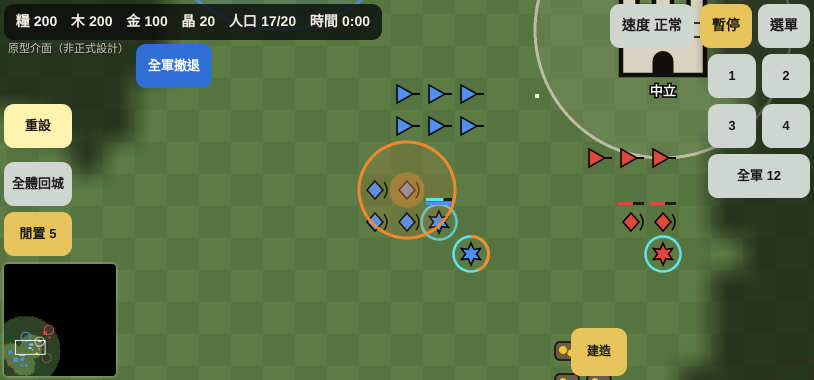
#> input picture design/r6/inventory/screens/INV-101-長按圓圈.png, 1628 x 760 px, given in place of ground_x3.png, which was not available (shown at 1/2 size)
$ python boards_r8.py '../../r6/inventory/screens/INV-101-長按圓圈.png'
#> lines starting #> are read from the running program, lines starting #| are printed output that depends on the picture; pictures that were not available may be replaced by others from this repository, and a replacement may not be noted
"""R8 (D-093) approval drafts for the units: one board per unit, a GIF of its animations, and the readability numbers
measured on every frame of every direction (not a sample: the brief's must-pass rule).

python3 design/r8/common/boards_r8.py UNIT ATLAS_DIR [UNIT ATLAS_DIR ...]
  ATLAS_DIR  the unit's 3x atlas (atlas_x3/ with <unit>.json: the production pipeline with R7_VERSION=8)
  writes design/r8/out/R8-<nn>-<名>-<東陸|西陸>-mobile.png, ...-動作.gif, and design/r8/out/readability.json

Readability, per frame and per team colour (blue, red), on the R8 ground graded by GRADE (a clean stretch of grass):
  contrast   |L*(unit) - L*(ground)|: the soldier's mean lightness against the ground's (CIE L*, 0-100)
  visible    the share of the soldier's pixels at least 20 apart from the ground's colour (CIE Lab, delta E 1976):
             lightness and colour both count (blue and red on green read by hue as much as by lightness)
  team       the share of the soldier's pixels in the player colour (the team layer's coverage)
GRADE is the ground's "grade" in client's ground.json (agreed 2026-10-21): linear RGB, saturation toward the
luminance, then brightness. 1.1 / 0.85 measured best on the East archer (lightness gap up, colour gap held).
"""
import json
import math
import sys
from pathlib import Path

import numpy as np
from PIL import Image, ImageDraw

HERE = Path(__file__).resolve().parent
R8 = HERE.parent
sys.path.insert(0, str(R8.parent / "r6" / "common"))
import boards   # noqa: E402
import field    # noqa: E402

OUT = R8 / "out"
BUILD = R8 / "build"
boards.OUT = OUT
PPM = 60
FACINGS = range(8)
GRADE = dict(brightness=1.1, saturation=0.85)
# the units' numbers and names on the boards (the brief's table)
UNITS = {
    "farmer_e": (1, "村民", "東陸"), "farmer_w": (2, "村民", "西陸"), "spear_e": (3, "槍兵", "東陸"),
    "pike_w": (4, "長矛兵", "西陸"), "bow_e": (5, "弓手", "東陸"), "bow_w": (6, "長弓兵", "西陸"),
    "hcav_e": (7, "具裝騎兵", "東陸"), "knight_w": (8, "騎士", "西陸"), "siege_e": (9, "霹靂車", "東陸"),
    "siege_w": (10, "投石機", "西陸"), "mage_e": (11, "術士", "東陸"), "mage_w": (12, "晶術師", "西陸"),
}
WHAT = {
    "spear_e": "東陸槍兵（唐末五代的樣子，照 ceo 的考據筆記）：MPFB 寫實人體；札甲（一排排小甲片）、三層披膊、及膝腿裙，"
               "碗形兜鍪加頓項，甲下圓領袍，行縢加靴，左腰直的橫刀；雙手持槍，紮槍由後手推。玩家色是袍子（袖子、袍腳）和頓項。",
    "farmer_e": "東陸村民（唐末五代的樣子，照 ceo 的考據筆記）：MPFB 寫實人體；頭巾包髻，麻布短衫、長褲、綁腿、草鞋；"
                "工作動作照舊（砍、挖、鋤、敲）。玩家色是腰間的圍裙和腰帶。",
    "hcav_e": "東陸具裝騎兵（唐末五代的樣子，照 ceo 的考據筆記）：騎者 MPFB 寫實人體，札甲、兜鍪加頓項；漆槍；"
              "馬披全套黑漆札甲（面簾、雞項、盪胸、馬身甲、搭後）。玩家色是騎者的袖子、頓項和馬甲下緣一圈。馬換成寫實馬（CC0，見要點⑦）。",
    "siege_e": "東陸霹靂車：拉索式的砲車（木架、砲梢、一排拉索、拋石的兜），裝在輪子上。考據筆記沒有寫到砲車，參考圖是另外找的《武經總要》。"
               "玩家色是架頂的旗。",
    "mage_e": "東陸術士（唐代道士，照 ceo 的考據筆記）：MPFB 寫實人體；頭頂盤髻、小蓮花冠加簪，木蘭色寬袖褐，玩家色的帔，"
              "露出黃裙；施法只用單手劍指（D-018）。玩家色是帔、腰帶和袖口。",
    "pike_w": "西陸長矛兵（約 1250 年，照 ceo 的考據筆記）：MPFB 寫實人體；直條縫線的棉甲、壺盔、玩家色的素面罩袍、腰間單刃刀；"
              "3.6 m 長槍雙手持，不拿盾。玩家色是罩袍。",
    "bow_w": "西陸長弓兵（約 1250 年，照 ceo 的考據筆記）：MPFB 寫實人體；本色及膝上衣、長襪、玩家色連肩頭巾，持弓臂綁護腕；"
             "和人差不多高的單體長弓，箭一捆插在右腰。拉弓拉到臉頰，放箭後箭由遊戲另外畫。玩家色是頭巾。",
    "knight_w": "西陸騎士（約 1250 年，照 ceo 的考據筆記）：騎者 MPFB 寫實人體，鎖子甲、玩家色罩袍、平頂桶盔、畫國徽的三角盾、"
                "木矛加玩家色雙尾小旗、十字劍；寫實馬（CC0）披玩家色布馬衣到小腿。玩家色是罩袍、馬衣、小旗。",
    "farmer_w": "西陸村民（約 1250 年，照 ceo 的考據筆記）：MPFB 寫實人體；本色及膝上衣束腰、白亞麻內褲、白亞麻小帽、玩家色連肩頭巾；"
                "工作動作照舊。玩家色是頭巾。",
    "mage_w": "西陸晶術師（照 ceo 的考據筆記）：MPFB 寫實人體；學者的黑色及踵圓斗篷，兜帽拉起用玩家色；長鬍子；書裝在腰間皮袋；"
              "木杖頂用樹根抓住魔晶，沒有金屬。玩家色是兜帽和披肩。",
    "siege_w": "西陸投石機（照 ceo 的考據筆記）：配重投石機，固定的木頭底座、兩片 A 字架、長臂、帶鉸鏈的配重箱、皮兜、絞盤；"
               "沒有輪子。玩家色是架上的旗。",
    "bow_e": "東陸弓手（唐末五代的樣子，照 ceo 的考據筆記）：MPFB 寫實人體；圓領缺胯袍、黑革帶、黑色軟幞頭，右腰有蓋的胡祿、"
             "左腰弓袋，行縢加靴；角弓上下對稱、握中間。拉弓拉到臉頰，放箭時手往耳後甩；弓弦跟著右手，放箭後箭由遊戲另外畫。"
             "玩家色是袍子。",
}
# the reference pictures beside each board (ceo's note, research/east-reference/: R8_REFS points there; only the
# public-domain and CC0 ones, LICENSES.md: the CC BY-SA ones stay out of the repo and the pictures) and the points
# taken from them, each with how well it is known: 一手 (period text, object or picture), 二手 (modern work), 推論
# (inferred), 設計選擇 (ours)
REFS = {
    "farmer_e": dict(
        images=[
            ("build:cma_145350.jpg", (560, 230, 1960, 3290),
             "隋唐之際（6 世紀末–7 世紀初）馬伕俑：幹活的人穿短衫、包頭、穿靴。CC0，克里夫蘭美術館 1970.58。"),
        ],
        points=[
            "① 頭巾包髻：頭頂紮髻，用布包起來，在後面打結。〔一手：唐代勞動者俑（筆記圖 14，CC BY-SA，只看不放）、左圖的馬伕俑〕"
            "拿掉斗笠：筆記說農夫可以戴斗笠（敦煌 23 窟〈雨中耕作圖〉），但原本的笠使用者看成日本的，改成頭巾是設計選擇。",
            "② 麻布本色的短衫、長褲、綁腿、草鞋。〔一手：唐代勞動者俑；筆記：顏色用麻布本色，不要鮮豔〕",
            "③ 玩家色是腰間的圍裙和腰帶。〔設計選擇〕　④ 工具（斧、鎬、鋤、錘）和工作動作照舊，沒有另外考據工具的形狀。",
        ]),
    "hcav_e": dict(
        images=[
            ("01-張議潮統軍出行圖-甲騎旗隊與樂舞.jpg", (1000, 880, 1560, 1260),
             "圖 01　〈張議潮統軍出行圖〉局部（約 851–867 年）：騎者穿札甲、兜鍪連頓項；馬沒有披甲。公有領域（PD-Art），Wikimedia Commons。"),
            ("build:met_52556_full.jpg", (60, 120, 1340, 1700),
             "北魏（6 世紀）甲馬騎俑：人馬都披甲，馬的頭、頸、身、臀分塊。比遊戲時代早約 300 年。CC0，大都會博物館 20.39.3。"),
            ("build:met_52555_full.jpg", (150, 250, 3100, 3850),
             "同一批的另一件（20.39.2）：面簾包住馬臉，甲從頸、胸一路蓋到臀。CC0，大都會博物館。"),
        ],
        points=[
            "① 騎者：札甲、三層披膊、腿裙，兜鍪加頓項，同槍兵；拿掉背旗。〔一手：圖 01〕",
            "② 馬甲五塊：面簾、雞項、盪胸、馬身甲、搭後，黑漆札甲、紅繩。〔一手：唐律「具裝」、《唐六典》「馬甲」；部件名照《武經總要》（宋，1044）；"
            "整體輪廓參考中、右兩圖（北魏，比遊戲時代早）〕",
            "③ 人馬都披全套甲是設計選擇：晚唐五代常見人披甲、馬不披甲（圖 01）。〔筆記〕",
            "④ 漆槍，比步兵的槍短：全長 2.6 m。〔一手：《唐六典》「漆槍短，騎兵用之」；長度是設計選擇〕",
            "⑤ 沒有馬屁股上的扇形「寄生」，拿掉馬頭的纓和金珠。〔筆記：寄生是北朝的東西〕",
            "⑥ 玩家色：騎者的袖子、頓項，馬身甲下緣一圈。〔設計選擇〕",
            "⑦ 馬換成 CC0 的寫實馬（Lyndon Daniels 做、ChadM 加骨架，OpenGameArt），綁到我們的馬骨架，馬甲照新馬的身形重做。"
            "原模型是比較粗壯的挽馬，馬的品種和體型沒有另外考據。",
        ]),
    "siege_e": dict(
        images=[
            ("build:c_Xuanfengwupao.jpg", (0, 0, 400, 609),
             "《武經總要》（宋，1044 年成書；這是後世刻本）〈旋風五砲〉：一根立柱上裝砲梢，梢頭一排拉索。公有領域，Wikimedia Commons。"),
            ("build:c_Hudunpao-wujingzongyao.jpg", (0, 0, 400, 581),
             "《武經總要》〈虎蹲砲〉：斜撐的木架上裝砲梢，一頭拉索、一頭拋石的兜。公有領域，Wikimedia Commons。"),
        ],
        points=[
            "① 考據筆記沒有寫到砲車；這兩張圖是另外找的，年代是宋（1044），比遊戲時代晚約 100 年。",
            "② 和《武經總要》一樣的地方：木架、砲梢、梢頭一排拉索（人拉，不是配重）、拋石的兜。〔一手，宋〕",
            "③ 不一樣的地方：裝了四個輪子，方便在遊戲裡移動，是設計選擇；書裡的砲大多不裝輪。沒有畫拉索的人。",
            "④ 模型這一輪沒有改（只換寫實材質和打光）。",
        ]),
    "mage_e": dict(
        images=[
            ("build:cma_163118_print.jpg", (1410, 1040, 3080, 2200),
             "南宋（13 世紀）〈道釋圖冊〉第 20 開〈道教神祇行列〉局部：頭頂髻上戴小冠、寬袖長袍、肩上披帔。比遊戲時代晚約 300 年。"
             "CC0，克里夫蘭美術館 2004.1.20。"),
        ],
        points=[
            "① 頭：頭頂盤髻，戴小蓮花冠（芙蓉冠），橫插簪子；不戴幞頭、不戴盔。〔一手：《洞玄靈寶三洞奉道科戒營始》、張萬福《三洞法服科戒文》〕",
            "② 身：寬袖長袍（褐），木蘭色；外披長帔到膝，用玩家色；前面露出黃裙。〔一手：同上「黃裙」、《唐六典》道士衣色「木蘭、青碧、皂荊黃」；"
            "帔用玩家色是設計選擇〕黃裙用土黃，不用皇帝的亮黃。",
            "③ 施法只用單手劍指（食指和中指併攏）。〔D-018；劍指的記載多是宋以後，二手〕",
            "④ 拿掉：背上的劍、長馬尾、淡青色長袍（修仙漫畫的樣子）。〔筆記〕　⑤ 不穿任何金屬；冠和簪是漆和骨。",
            "⑥ 參考圖是南宋的畫，唐代道士的圖這一輪沒找到可以公開用的（筆記的圖 15 是 CC BY-SA，只看不放）。",
        ]),
    "pike_w": dict(
        images=[
            ("west:05-摩根聖經10r-步兵棉甲壺盔與騎士-約1250年.jpg", (237, 275, 1600, 1100),
             "圖 05　摩根聖經 10r（約 1250 年）：左邊的步兵穿棉甲、戴壺盔，雙手握長柄武器；騎士穿鎖子甲和罩袍。公有領域，摩根圖書館 MS M.638。"),
        ],
        points=[
            "① 棉甲＋鐵帽＋長矛＋刀，是平民步兵的標準配備。〔證據：1181 年《武裝敕令》、1285 年《溫徹斯特法令》〕棉甲做直條縫線。〔證據：圖 05 的畫法〕",
            "② 壺盔（寬簷鐵帽）。〔證據：摩根聖經的步兵大量戴〕　③ 素面罩袍用玩家色。〔證據＋設計選擇：侍從穿領主主色的素面罩袍〕",
            "④ 雙手持 3.6 m 長槍、不拿盾：設計選擇。11–13 世紀圖像主要是單手矛＋盾；雙手持長槍成陣要到 1298、1302 年才明確。"
            "法令的長槍約 4–5 m，這裡縮短是為了畫框和手機記憶體。〔證據＋設計選擇〕",
            "⑤ 腰間單刃刀（十字護手）。〔證據：13 世紀的索普單刃刀〕　⑥ 拿掉鐵肩甲：板甲是 14 世紀以後。〔證據〕",
        ]),
    "bow_w": dict(
        images=[
            ("west:10-勒特雷爾詩篇-長弓練習-14世紀.jpg", (0, 0, 1123, 763),
             "圖 10　勒特雷爾詩篇（約 1325–35，比基準晚）：長弓和人差不多高，拉到胸口和臉旁；連肩頭巾、及膝上衣、長襪；備用的箭和弓一起握在手。"
             "公有領域，大英圖書館。"),
            ("west:06-摩根聖經23v-騎士桶盔馬衣與投石機-約1250年.jpg", (1950, 0, 2640, 430),
             "圖 06 局部（約 1250 年）：塔上的弓手，弓比人矮，持弓手同時握著幾支箭。公有領域，摩根圖書館。"),
        ],
        points=[
            "① 一根木頭的單體弓，上下對稱、握在中間，沒有反曲；約和人一樣高。〔證據：瑪麗玫瑰號實物（1545）；弓長是設計選擇：約 1250 年的弓應該更短（圖 06）〕",
            "② 箭一捆插在右腰的腰帶上，不背在背上。〔證據：學者整理 11–16 世紀圖像；背上的箭袋幾乎沒有證據〕拿掉原本背上的箭袋。",
            "③ 本色及膝上衣、長襪、連肩頭巾（玩家色）、持弓臂的皮護腕。〔證據＋設計選擇〕",
            "④ 長弓兵的全盛期是 1298–1415 年，比基準晚；塞勒斯「商業城邦＋長弓」是遊戲設定，歷史上商業共和國用弩手。〔證據〕",
        ]),
    "knight_w": dict(
        images=[
            ("west:06-摩根聖經23v-騎士桶盔馬衣與投石機-約1250年.jpg", (510, 390, 2580, 1680),
             "圖 06　摩根聖經 23v（約 1250 年）：騎士戴平頂桶盔、穿鎖子甲和罩袍，馬披布馬衣連頭罩住。公有領域，摩根圖書館。"),
            ("west:08-達伯農銅像版畫-鎖子甲罩袍與三角盾-傳1277年.jpg", (0, 0, 1777, 3000),
             "圖 08　達伯農銅像（19 世紀版畫，原件約 1277–1327）：鎖子甲連頭罩、罩袍、三角盾、長矛。公有領域。"),
        ],
        points=[
            "① 鎖子甲（連頭罩、手套、腿甲）外面套玩家色罩袍，前後開衩方便騎馬。〔證據：圖 06、08〕",
            "② 平頂桶盔，前面有眼縫和透氣孔。〔證據：圖 06；達根桶盔實物〕　③ 三角盾畫國徽（雙塔），不跟著玩家色變。〔證據＋設計選擇〕",
            "④ 白蠟木長矛約 3.6 m，掛玩家色雙尾小旗；十字劍掛左腰。〔證據；長度是設計選擇〕",
            "⑤ 馬換成 CC0 的寫實馬（同具裝騎兵），披玩家色布馬衣到小腿。〔證據：圖 06；顏色是設計選擇〕拿掉馬身的紋章片和鐵面（馬頭鐵面約 1250 年後才有）。",
        ]),
    "farmer_w": dict(
        images=[
            ("west:11-摩根聖經17v-收割的農民-約1250年.jpg", (325, 250, 1725, 1050),
             "圖 11　摩根聖經 17v（約 1250 年）：收割的人穿及膝上衣、白亞麻小帽、寬簷草帽，有人穿長襪。公有領域，摩根圖書館。"),
            ("west:12-勒特雷爾詩篇74v-打穀的農民-14世紀.jpg", (0, 0, 1679, 857),
             "圖 12　勒特雷爾詩篇 74v（約 1325–35，比基準晚）：打穀。只參考動作，衣形較晚。CC0，大英圖書館。"),
        ],
        points=[
            "① 及膝上衣，腰帶束起；白亞麻內褲。〔證據：圖 11〕　② 白亞麻小帽，外加連肩頭巾（玩家色）。〔證據＋設計選擇〕",
            "③ 顏色：本色（米白、灰褐）的衣服，加褪色的紅褐長襪；不要全身土褐色。〔證據：便宜的菘藍、茜草染料〕",
            "④ 拿掉原本的圍兜和頭巾。工具和工作動作照舊，沒有另外照筆記換成鐮刀、連枷、乾草叉。",
        ]),
    "mage_w": dict(
        images=[
            ("west:14-托雷多道德聖經-獻辭頁-神職學者口述-約1230年.jpg", (100, 1560, 950, 2570),
             "圖 14　托雷多道德化聖經獻辭頁（1227–34）：教士學者穿深色、長到腳的連帽寬袍，剃鬍。公有領域，摩根圖書館 M.240。"),
            ("west:15-沃爾托利納-波隆那大學講課-學袍長鬚-14世紀後半.jpg", (0, 0, 1500, 1350),
             "圖 15　波隆那大學講課圖（14 世紀後半，比基準晚）：老師和年長的聽講者留長鬍子、戴兜帽。公有領域標章，柏林國家博物館。"),
        ],
        points=[
            "① 黑色、圓形、長到腳跟的閉合斗篷，連帽。〔證據：1215 年巴黎大學章程、1222 年蘭頓的命令〕兜帽拉起，用玩家色。〔設計選擇〕",
            "② 長鬍子是設計選擇：13 世紀巴黎的教士學者剃鬍（圖 14），長鬍子學者見於 14 世紀義大利（圖 15）。",
            "③ 書裝在腰間的皮袋：腰帶書是 15 世紀的東西。〔證據〕　④ 杖頂用木頭和樹根抓住魔晶，不用金屬。〔設計選擇：金屬干擾魔晶〕",
            "⑤ 不戴尖頂帽：中世紀尖頂帽是標記猶太人的帽子。〔證據〕拿掉原本的寬袖、披帶、小帽。",
        ]),
    "siege_w": dict(
        images=[
            ("west:06-摩根聖經23v-騎士桶盔馬衣與投石機-約1250年.jpg", (0, 0, 1680, 750),
             "圖 06 局部（約 1250 年）：拋石機的長臂，短臂端吊一個長方形箱子（看起來是配重箱），長臂端的皮兜由一個人拉下。公有領域，摩根圖書館。"),
            ("west:13-現代重建-配重投石機-卡斯泰爾諾城堡.jpg", (0, 0, 2677, 2064),
             "圖 13　法國卡斯泰爾諾城堡的現代重建配重投石機（不是中世紀原物）。CC0，Jebulon 攝。"),
        ],
        points=[
            "① 配重投石機：一根長臂架在兩片 A 字形木架之間的軸上；短臂端吊裝石頭泥土的大木箱，長臂端掛皮兜；底座是固定的木頭框架。"
            "〔證據：西方約 1215 年以後；圖 06、13〕",
            "② 用絞盤把長臂拉下來上弦。〔證據＋推論〕　③ 沒有輪子：中世紀歐洲沒找到配重投石機裝輪子的證據。〔證據〕"
            "遊戲裡移動時整台滑動。",
            "④ 選配重式是為了和東陸人拉的霹靂車一眼分開。〔設計選擇〕拿掉原本有輪子、末端是杓子的扭力投石車（中世紀沒有證據，是 18 世紀的誤會）。",
            "⑤ 臂長約 3.4 m，比真的小很多（重建品約 18 m 高），為了放進畫框。〔設計選擇〕",
        ]),
    "spear_e": dict(
        images=[
            ("01-張議潮統軍出行圖-甲騎旗隊與樂舞.jpg", (1000, 880, 1560, 1260),
             "圖 01　敦煌莫高窟 156 窟〈張議潮統軍出行圖〉局部（約 851–867 年）：甲騎的札甲畫成一排排橫條，兜鍪連頓項包住頭和後頸，"
             "槍豎著拿。公有領域（PD-Art），Wikimedia Commons。"),
            ("06-前蜀永陵-抬棺力士背面-兜鍪頓項.jpg", (900, 240, 1920, 1350),
             "圖 06　前蜀王建墓（永陵，918 年）抬棺力士背面：碗形兜鍪，後面垂一大片頓項蓋住後頸到肩。"
             "CC0，攝影 Gary Todd，Wikimedia Commons。"),
            ("04-榆林窟25窟-中唐甲士-長牌與札甲.jpg", (384, 256, 1056, 1376),
             "圖 04　榆林窟 25 窟（中唐，781–848 年）甲士：札甲的排數、披膊、腿裙一段一段分開。公有領域（PD-Art），Wikimedia Commons。"),
        ],
        points=[
            "① 札甲：一排排小甲片用繩子串起來；甲身、三層披膊、及膝的腿裙前面開口。〔一手：圖 01、04，唐代甲片實物〕拿掉整片上漆的板甲和方方的肩板。",
            "② 兜鍪加頓項：碗形鐵盔，頂上一顆小圓珠；後面和兩側垂頓項，蓋住後頸、耳朵和肩頭，臉露出來。〔一手：圖 06、04〕"
            "頓項做成布、用玩家色，是設計選擇〔筆記：布或甲片都有〕。拿掉盔纓和三層階梯形的頸甲。",
            "③ 甲下穿圓領袍：袖子、甲裙下的袍腳到小腿，兩側開衩。〔一手：《新唐書·車服志》「缺骻衫」〕"
            "袍子用玩家色：一支部隊一個顏色合乎史實〔一手：李克用的「鴉軍」皆衣黑〕。",
            "④ 雙手持槍：後手握在離槍尾 0.5 m，前手在槍桿上；紮槍由後手推，槍桿從前手裡滑過去。"
            "〔推論：《太白陰經》只有兩成配盾；沒有找到畫雙手刺槍的圖〕",
            "⑤ 槍全長 3 m，素木桿，細長的葉形槍頭，拿掉槍上的大纓。〔長度是設計選擇；一手：《唐六典》「木槍長，步兵用之」〕",
            "⑥ 左腰掛直的橫刀，環首。〔一手：《唐六典》「橫刀，佩刀也，兵士所佩」；唐代環首刀實物〕",
            "⑦ 小腿綁行縢，穿靴。〔一手：《新唐書·兵志》、《舊唐書·輿服志》〕　⑧ 拿掉背旗：旗由旗手拿。〔筆記〕",
        ]),
    "bow_e": dict(
        images=[
            ("01-張議潮統軍出行圖-甲騎旗隊與樂舞.jpg", (0, 450, 560, 960),
             "圖 01　同一幅〈出行圖〉局部：沒穿甲的隨行和樂隊，圓領長袍、頭包黑色幞頭（壁畫很小，細節看不清）。"
             "公有領域（PD-Art），Wikimedia Commons。"),
            ("02-敦煌晚唐壁畫-持長牌步兵出城-出處待查.jpg", (400, 640, 654, 992),
             "圖 02　敦煌晚唐壁畫（哪一窟待查，只當晚唐敦煌畫風參考）：出城的隊伍，圓領長袍、黑色幞頭。公有領域（PD-Art），Wikimedia Commons。"),
        ],
        points=[
            "① 角弓：上下對稱，握在正中間；彎的那段短，弓梢長而直、往前翹；上弦後全長 1.22 m。"
            "〔二手：Selby；長度是推論，筆記建議 1.2–1.4 m〕這批參考圖裡沒有清楚的唐五代弓，形狀照文字做。",
            "② 拉弓：右手拉到臉頰、手肘抬在後面，放箭時手往耳後甩；手指勾弦，不做扳指。〔一手：《射經》的「中國法」；動作是設計〕",
            "③ 圓領缺胯袍到小腿，兩側開衩，黑革帶。〔一手：《新唐書·車服志》；圖 01、02〕袍子用玩家色（同槍兵）。",
            "④ 黑色軟幞頭：包住頭頂的髻，後面垂兩條軟腳。〔一手：《新唐書·車服志》、《夢溪筆談》、《宋史·輿服志》：五代是軟腳或略硬的短腳〕"
            "不戴紅抹額：紅色會和紅方的玩家色混在一起。",
            "⑤ 右腰有蓋的胡祿（看不到箭），左腰空的弓袋。〔一手：《新唐書·兵志》「弓一，矢三十，胡祿」；掛法是二手：Dwyer〕",
            "⑥ 小腿綁行縢，穿靴。　⑦ 拿掉：漆背心、黑圓帽、背旗、開口的箭袋。",
        ]),
}
# what is still missing next to Age of Empires and StarCraft (honest; on every board)
GAP = ("和世紀帝國、星海爭霸比還差：①貼圖是現成的 CC0 照片材質平鋪，不是美術依模型畫的貼圖，所以沒有手繪的磨損、縫線、刻紋；"
       "②模型的盔甲、衣服是程式拼的形狀，沒有雕刻的褶皺和厚度；③動作是逐格的關節角度，沒有動作捕捉的重心和慣性；"
       "④31 pt 的大小下，這些細節大多看不到，能拉近的主要是光、材質、輪廓和玩家色。")


def _lin(rgb):
    c = rgb / 255.0
    return np.where(c <= 0.04045, c / 12.92, ((c + 0.055) / 1.055) ** 2.4)
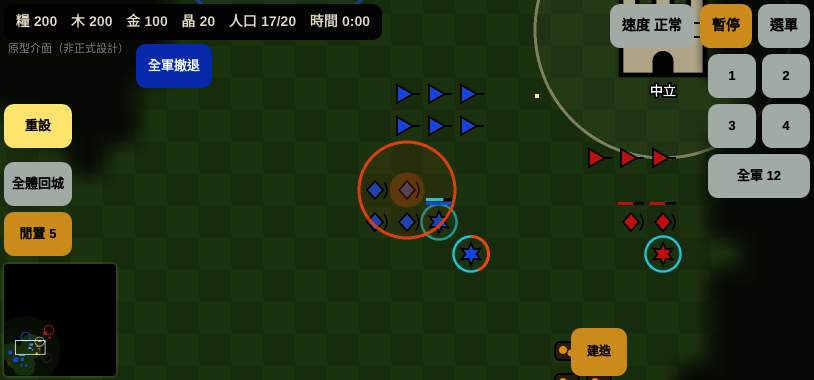
#> returned value: shape (760, 1628, 3) float32 (shown at 1/2 size); mean of channels 0, 1, 2 0.157, 0.209, 0.109; drawn as R, G, B


# [6 lines left out: function lab, not called in this run]


def graded(img):
    """The ground with GRADE applied (what the client draws)."""
    a = np.asarray(img.convert("RGBA"), np.float32)
    lin = _lin(a[..., :3])
    Y = (lin @ np.array([0.2126, 0.7152, 0.0722]))[..., None]
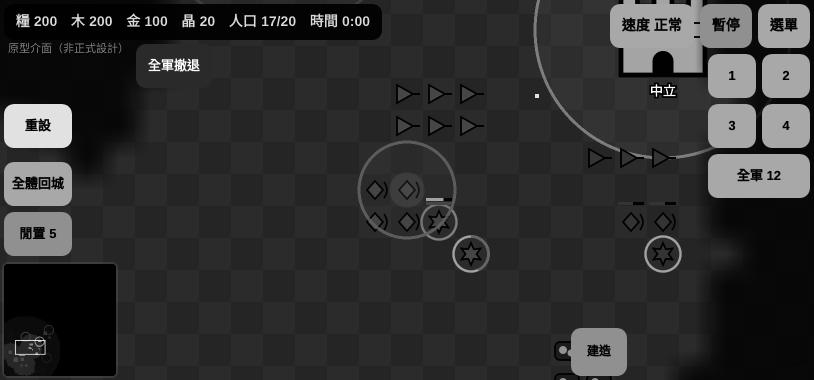
#> Y: shape (760, 1628, 1) float64 (shown at 1/2 size); min 0, max 1, mean 0.19
    lin = (Y + (lin - Y) * GRADE["saturation"]) * GRADE["brightness"]
    out = np.where(lin <= 0.0031308, lin * 12.92, 1.055 * np.clip(lin, 0, None) ** (1 / 2.4) - 0.055)
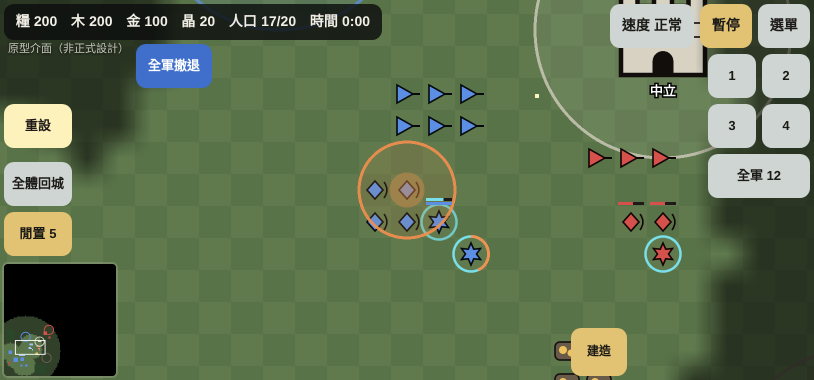
#> out: shape (760, 1628, 3) float64 (shown at 1/2 size); mean R, G, B 0.392, 0.463, 0.331; drawn with min black and max white
    a[..., :3] = np.clip(out * 255, 0, 255)
    return Image.fromarray(a.astype(np.uint8), "RGBA")
#> returned value: PIL image 1628x760 RGBA


def ground():
    im = graded(Image.open(BUILD / "ground" / "ground_x3.png"))
#> (the run stopped early here; a loop or call above may not have finished)
